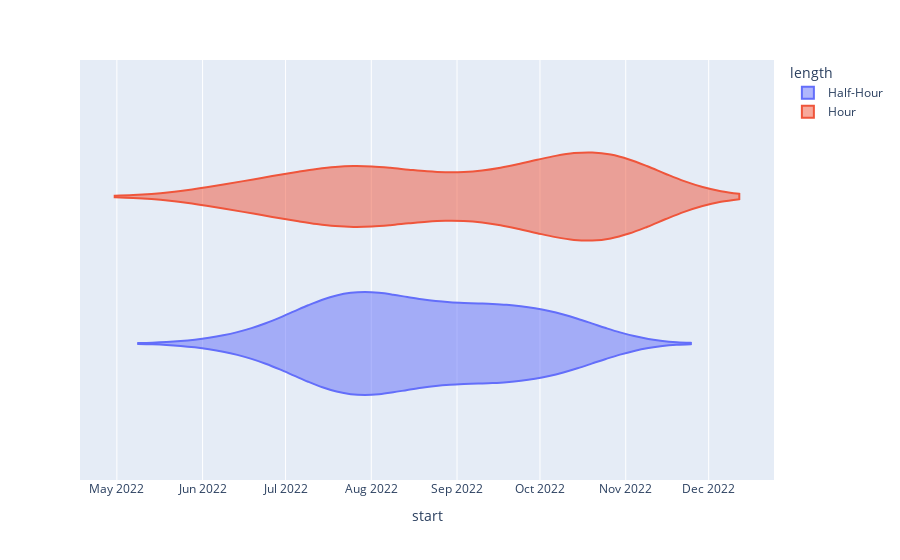

The cell this chart's notebook holds for it:
### Code cell
px.violin(df, x = "start", color = "length")
